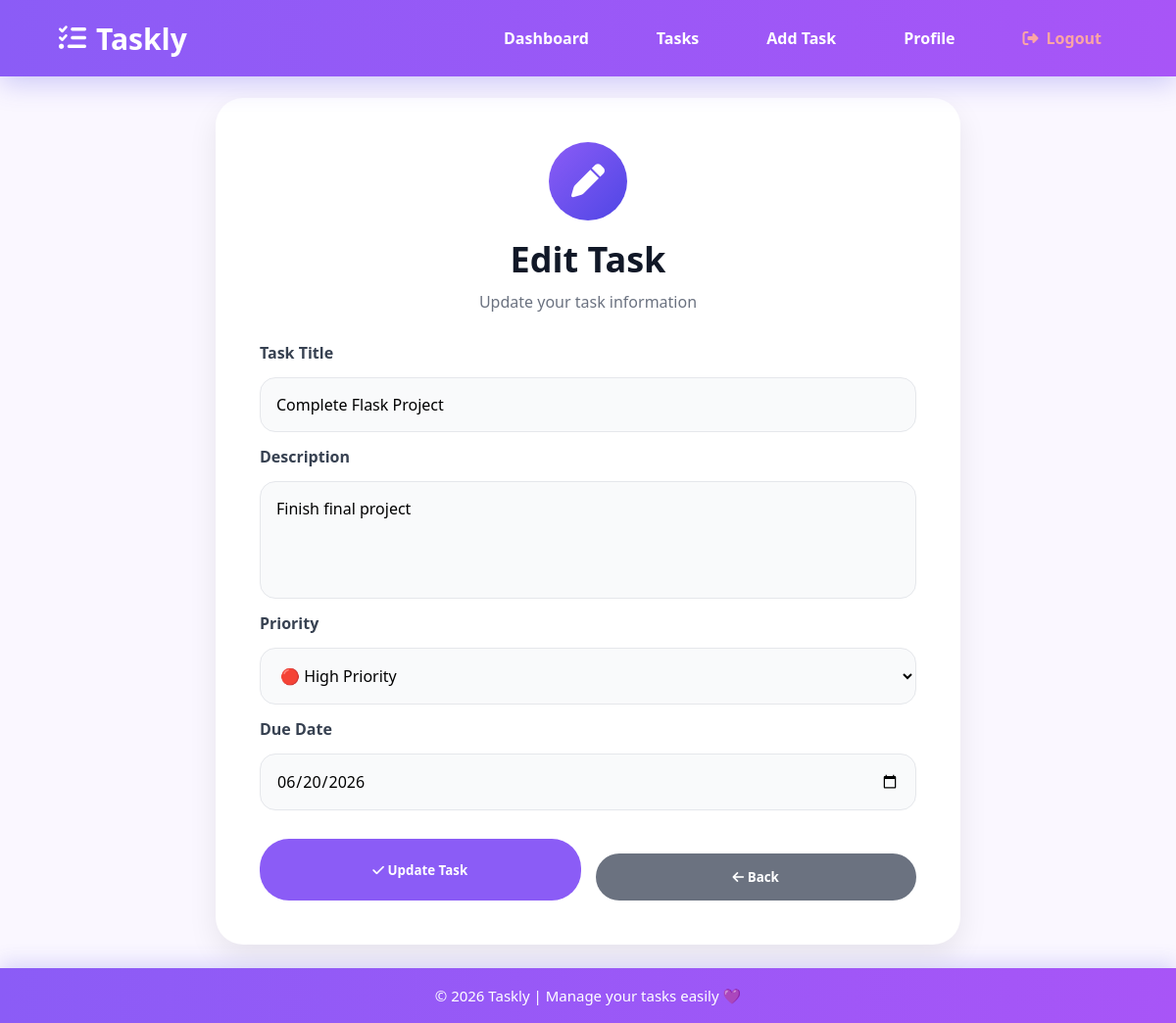
The app's page /edit-task/1 (signed in) with its own data.
### tables this page shows
CREATE TABLE tasks (
    id INTEGER PRIMARY KEY AUTOINCREMENT,
    title TEXT NOT NULL,
    description TEXT,
    due_date DATE,
    priority TEXT NOT NULL CHECK(priority IN ('Low', 'Medium', 'High')),
    status TEXT NOT NULL DEFAULT 'In Progress',
    user_id INTEGER NOT NULL, category_id INTEGER,
    FOREIGN KEY (user_id) REFERENCES users(id)
);

### app.py (the view, shortened to what this page needs)
@app.route("/edit-task/<int:task_id>", methods=["GET", "POST"])
def edit_task(task_id):
    if "user_id" not in session:
        return redirect(url_for("login"))
    conn = get_db()
    task = conn.execute(
        "SELECT * FROM tasks WHERE id = ? AND user_id = ?",
        (task_id, session["user_id"])
    ).fetchone()
    if task is None:
        conn.close()
        return "Task not found"
    conn.close()
    return render_template("edit_task.html", task=task)

### app.py (called while the page is built)
def get_db():
    conn = sqlite3.connect("taskly.db")
    conn.row_factory = sqlite3.Row
    return conn

### templates/edit_task.html (shortened to what this page needs)
{% extends "layout.html" %}
{% block content %}
<div class="edit-task-card">
    <div class="edit-task-header">
        <div class="edit-task-icon">
            <i class="fa-solid fa-pen"></i>
        </div>
        <h1>Edit Task</h1>
        <p>Update your task information</p>
    </div>
    <form method="POST" class="task-form">
        <label>Task Title</label>
        <input type="text" name="title" value="{{ task['title'] }}" required>
        <label>Description</label>
        <textarea name="description">{{ task['description'] }}</textarea>
        <label>Priority</label>
        <select name="priority">
            <option value="High" {% if task['priority'] == 'High' %}selected{% endif %}>🔴 High Priority</option>
        </select>
        <label>Due Date</label>
        <input type="date" name="due_date" value="{{ task['due_date'] }}" required>
        <div class="form-actions">
            <button type="submit" class="save-btn">
                <i class="fa-solid fa-check"></i>
                Update Task
            </button>
            <button type="button" class="back-btn" onclick="history.back()">
                <i class="fa-solid fa-arrow-left"></i>
                Back
            </button>
        </div>
    </form>
</div>
{% endblock %}

### static/css/style.css (style rules this page uses)
* { margin: 0; padding: 0; box-sizing: border-box; font-family: "Segoe UI", sans-serif; }
body { min-height: 100svh; display: flex; justify-content: center; align-items: center; background: #faf7ff; padding-top: 100px; padding-bottom: 80px; }
.back-btn { display: block; width: 100%; padding: 15px; margin-top: 15px; text-align: center; text-decoration: none; color: white; border-radius: 30px; background: linear-gradient(90deg,#5b5fff,#8b5cf6); }
.task-form { display: flex; flex-direction: column; gap: 14px; }
.task-form label { font-weight: bold; color: #374151; }
.task-form input, .task-form textarea, .task-form select { width: 100%; padding: 16px; border: 1px solid #e5e7eb; border-radius: 16px; font-size: 16px; outline: none; background: #f9fafb; }
.task-form textarea { height: 120px; resize: none; }
.form-actions { display: flex; gap: 15px; margin-top: 15px; }
.save-btn, .back-btn { flex: 1; border: none; padding: 15px; border-radius: 30px; color: white; font-weight: bold; cursor: pointer; }
.save-btn { background: #8b5cf6; }
.back-btn { background: #6b7280; }
.edit-task-card { width: 760px; max-width: 90%; background: white; padding: 45px; border-radius: 28px; box-shadow: 0 12px 30px rgba(0,0,0,.08); }
.edit-task-header { text-align: center; margin-bottom: 30px; }
.edit-task-icon { width: 80px; height: 80px; margin: 0 auto 15px; border-radius: 50%; background: linear-gradient(135deg,#8b5cf6,#4f46e5); color: white; display: flex; align-items: center; justify-content: center; font-size: 34px; }
.edit-task-header h1 { font-size: 36px; color: #111827; }
.edit-task-header p { color: #6b7280; margin-top: 8px; }

### records on screen
tasks: title "Complete Flask Project", description "Finish final project", priority "🔴 High Priority", due_date "06/20/2026"
